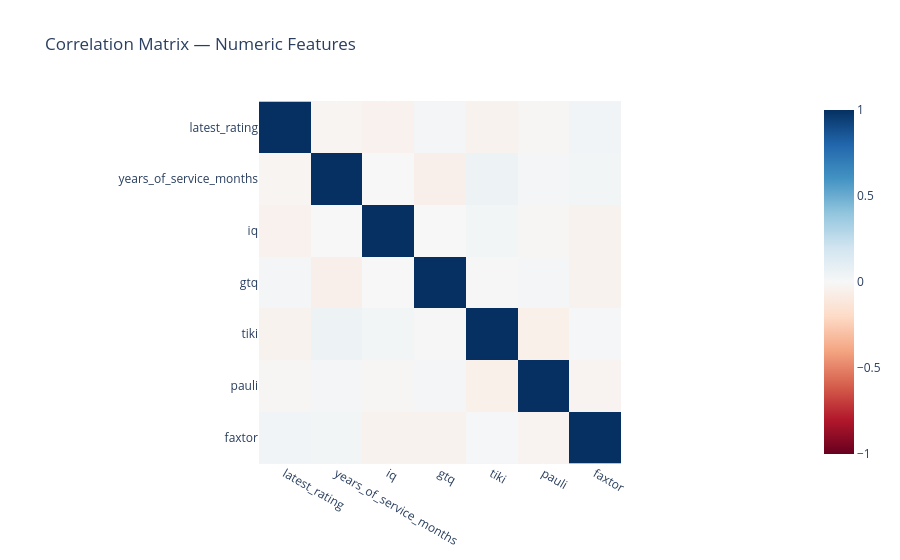

The code cell stored with this chart in its notebook:
### Markdown cell above
## 10. Correlation Matrix — All Numerics vs Rating

### Code cell
master = emp_merged.merge(psych, on='employee_id', how='left')

num_cols = [c for c in
    ['latest_rating','years_of_service_months','iq','gtq','tiki','pauli','faxtor']
    if c in master.columns]

corr = master[num_cols].corr()
print('Correlation with rating:')
print(corr['latest_rating'].sort_values(ascending=False).round(3))

fig = px.imshow(
    corr, title='Correlation Matrix — Numeric Features',
    color_continuous_scale='RdBu', zmin=-1, zmax=1
)
fig.show()
fig.write_image('../assets/charts/08_correlation_matrix.png')

### Figure 1 — Plotly figure (JSON) as saved in the notebook; plotly's stock layout.template omitted (floating-point values rounded to 4 significant figures)
{"data": [{"coloraxis": "coloraxis", "hovertemplate": "x: %{x}<br>y: %{y}<br>color: %{z}<extra></extra>", "name": "0", "type": "heatmap", "x": ["latest_rating", "years_of_service_months", "iq", "gtq", "tiki", "pauli", "faxtor"], "xaxis": "x", "y": ["latest_rating", "years_of_service_months", "iq", "gtq", "tiki", "pauli", "faxtor"], "yaxis": "y", "z": [[1, -0.02022, -0.03991, 0.02334, -0.03269, -0.01147, 0.03337], [-0.02022, 1, 0.002187, -0.05377, 0.05039, 0.01754, 0.02689], [-0.03991, 0.002187, 1, 0.001635, 0.02545, -0.01385, -0.03773], [0.02334, -0.05377, 0.001635, 1, -0.004061, 0.01999, -0.03862], [-0.03269, 0.05039, 0.02545, -0.004061, 1, -0.05346, 0.01402], [-0.01147, 0.01754, -0.01385, 0.01999, -0.05346, 1, -0.02655], [0.03337, 0.02689, -0.03773, -0.03862, 0.01402, -0.02655, 1]]}], "layout": {"coloraxis": {"cmax": 1, "cmin": -1, "colorscale": [[0, "rgb(103,0,31)"], [0.1, "rgb(178,24,43)"], [0.2, "rgb(214,96,77)"], [0.3, "rgb(244,165,130)"], [0.4, "rgb(253,219,199)"], [0.5, "rgb(247,247,247)"], [0.6, "rgb(209,229,240)"], [0.7, "rgb(146,197,222)"], [0.8, "rgb(67,147,195)"], [0.9, "rgb(33,102,172)"], [1, "rgb(5,48,97)"]]}, "title": {"text": "Correlation Matrix — Numeric Features"}, "xaxis": {"anchor": "y", "constrain": "domain", "domain": [0, 1], "scaleanchor": "y"}, "yaxis": {"anchor": "x", "autorange": "reversed", "constrain": "domain", "domain": [0, 1]}}}
